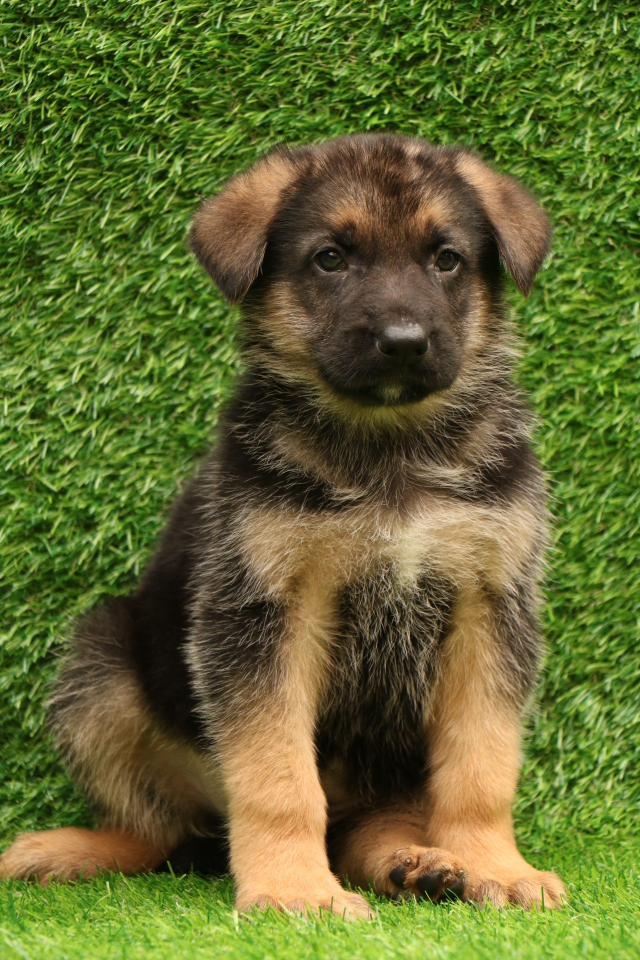
#> input picture Exp/Experiment2/German.jpg, 1280 x 1920 px (shown at 1/2 size)
$ python app.py
#> lines starting #> are read from the running program, lines starting #| are printed output that depends on the picture; after the words box and inside, x2 and y2 are one past the last pixel; in counts of white or black regions, pixels touching at a corner belong together
import cv2
import numpy as np
from matplotlib import pyplot as plt

img1 = cv2.imread("German.jpg")
#> img1 is the input picture: shape (1920, 1280, 3); mean B, G, R 48.8, 106.3, 98.6
img2 = cv2.imread("Dog.jpg")
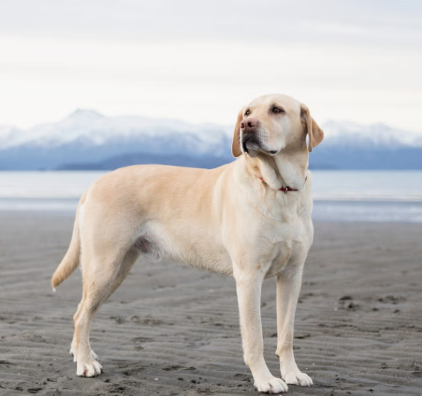
#> input picture Exp/Experiment2/Dog.jpg, 422 x 396 px
#> img2 is the input picture: shape (396, 422, 3); mean B, G, R 182.3, 183.5, 185.9

img2 = cv2.resize(img2, (img1.shape[1], img1.shape[0]))
#> img2: shape (1920, 1280, 3)

add_img = cv2.add(img1, img2)
sub_img = cv2.subtract(img1, img2)
mul_img = cv2.multiply(img1, img2)
div_img = cv2.divide(img1, img2)

and_img = cv2.bitwise_and(img1, img2)
or_img = cv2.bitwise_or(img1, img2)
xor_img = cv2.bitwise_xor(img1, img2)
not_img = cv2.bitwise_not(img1)
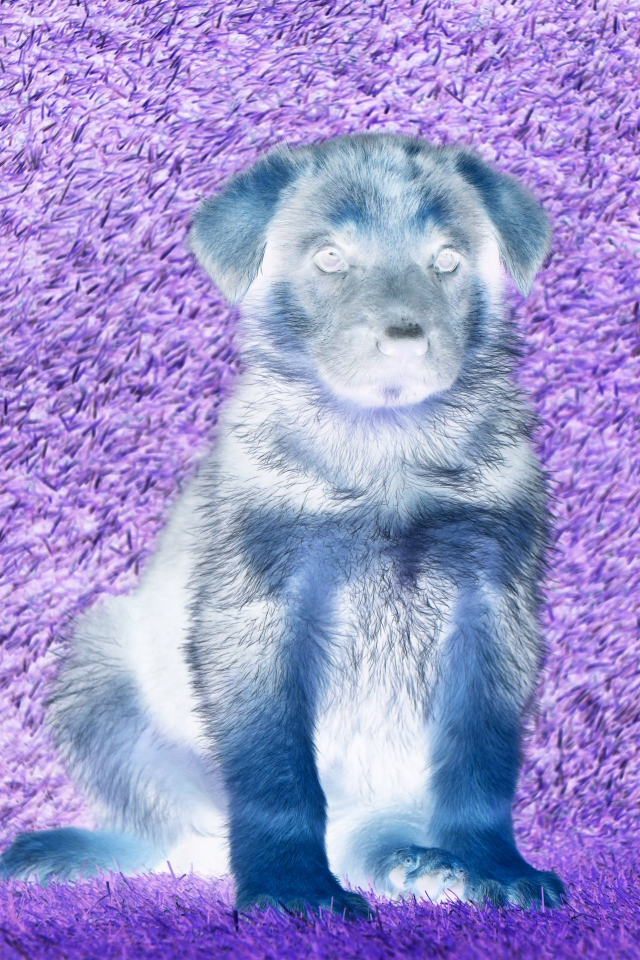
#> not_img: shape (1920, 1280, 3) (shown at 1/2 size); mean B, G, R 206.2, 148.7, 156.4

brightness = cv2.convertScaleAbs(img1, alpha=1, beta=50)
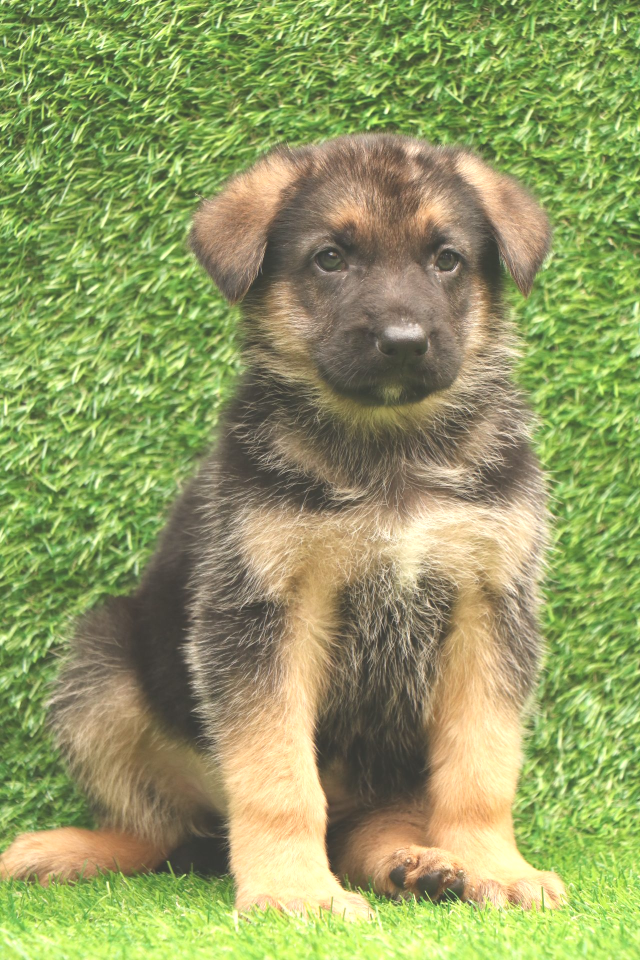
#> brightness: shape (1920, 1280, 3) (shown at 1/2 size); mean B, G, R 98.8, 156.1, 147.1
contrast = cv2.convertScaleAbs(img1, alpha=1.5, beta=0)
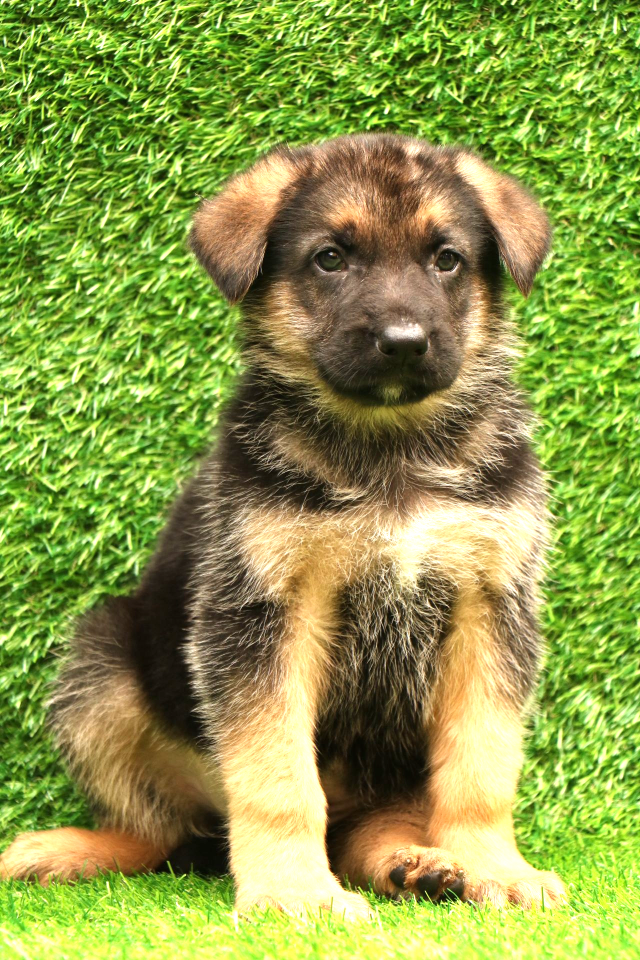
#> contrast: shape (1920, 1280, 3) (shown at 1/2 size); mean B, G, R 73.2, 155.2, 141.3
gray = cv2.cvtColor(img1, cv2.COLOR_BGR2GRAY)
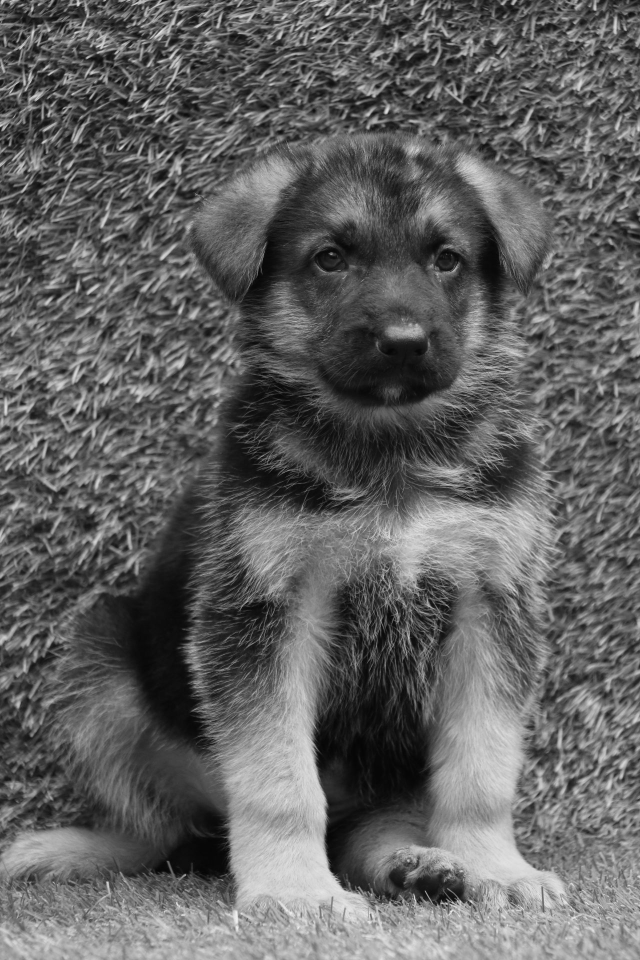
#> gray: shape (1920, 1280) (shown at 1/2 size); min 1, max 244, mean 97.4
_, threshold = cv2.threshold(gray, 127, 255, cv2.THRESH_BINARY)
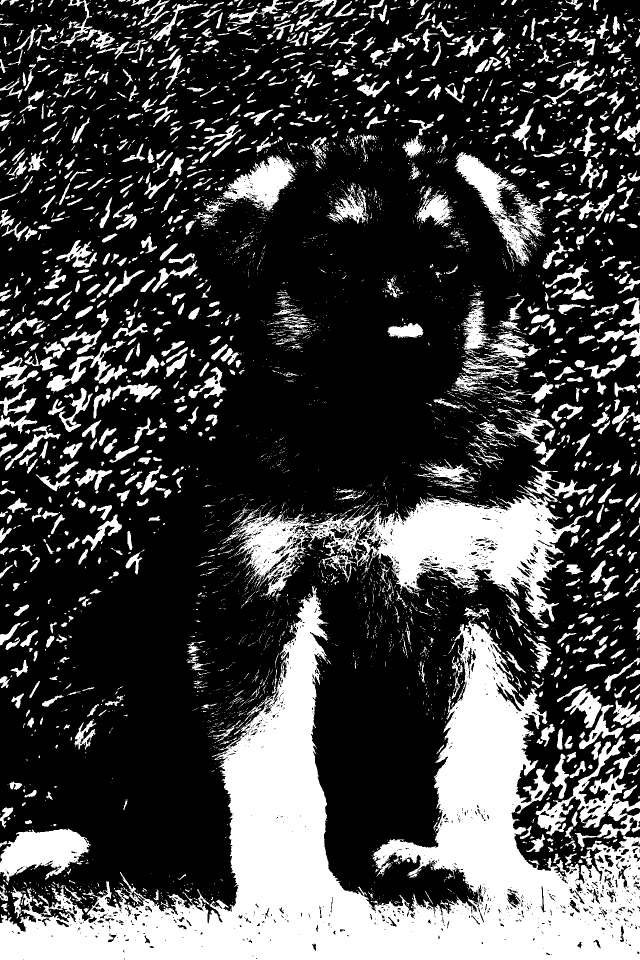
#> threshold: shape (1920, 1280) (shown at 1/2 size); 27% white; 4784 white regions (3562 under 20 px), largest, box (x1, y1, x2, y2) and area: (0, 1172, 1280, 1920) 319219, (613, 931, 1194, 1245) 59435, (444, 1016, 637, 1196) 11570

titles = ['Original', 'Added', 'Subtracted', 'Multiplied', 'Divided',
          'AND', 'OR', 'XOR', 'NOT', 'Brightness', 'Contrast', 'Threshold']

images = [img1, add_img, sub_img, mul_img, div_img,
          and_img, or_img, xor_img, not_img, brightness, contrast, threshold]

plt.figure(figsize=(15,10))
for i in range(len(images)):
    plt.subplot(3, 4, i+1)
    if len(images[i].shape) == 2:
        plt.imshow(images[i], cmap='gray')
    else:
        plt.imshow(cv2.cvtColor(images[i], cv2.COLOR_BGR2RGB))
    plt.title(titles[i])
    plt.axis('off')
#> this loop made 12 passes

plt.tight_layout()
plt.show()
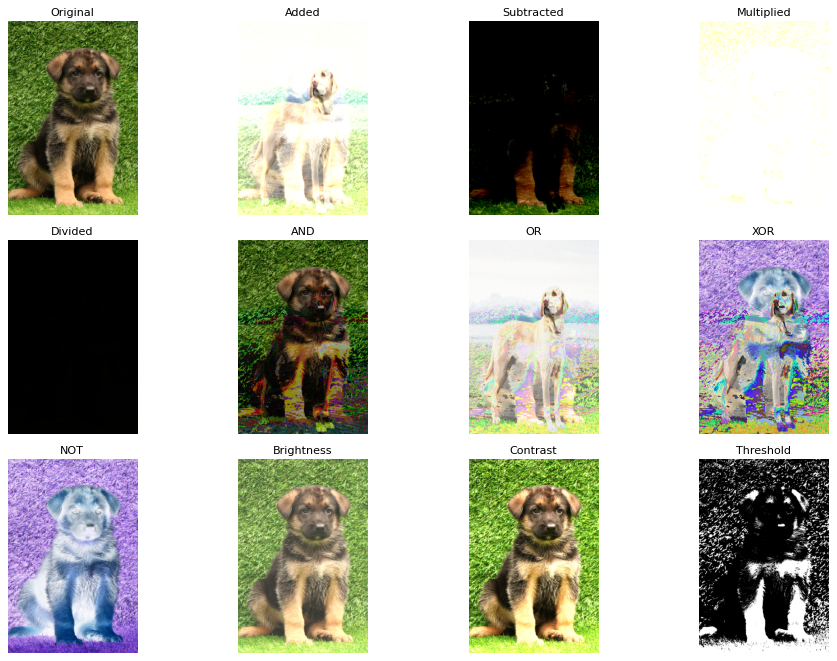
#> figure drawn by matplotlib, 12 panels
